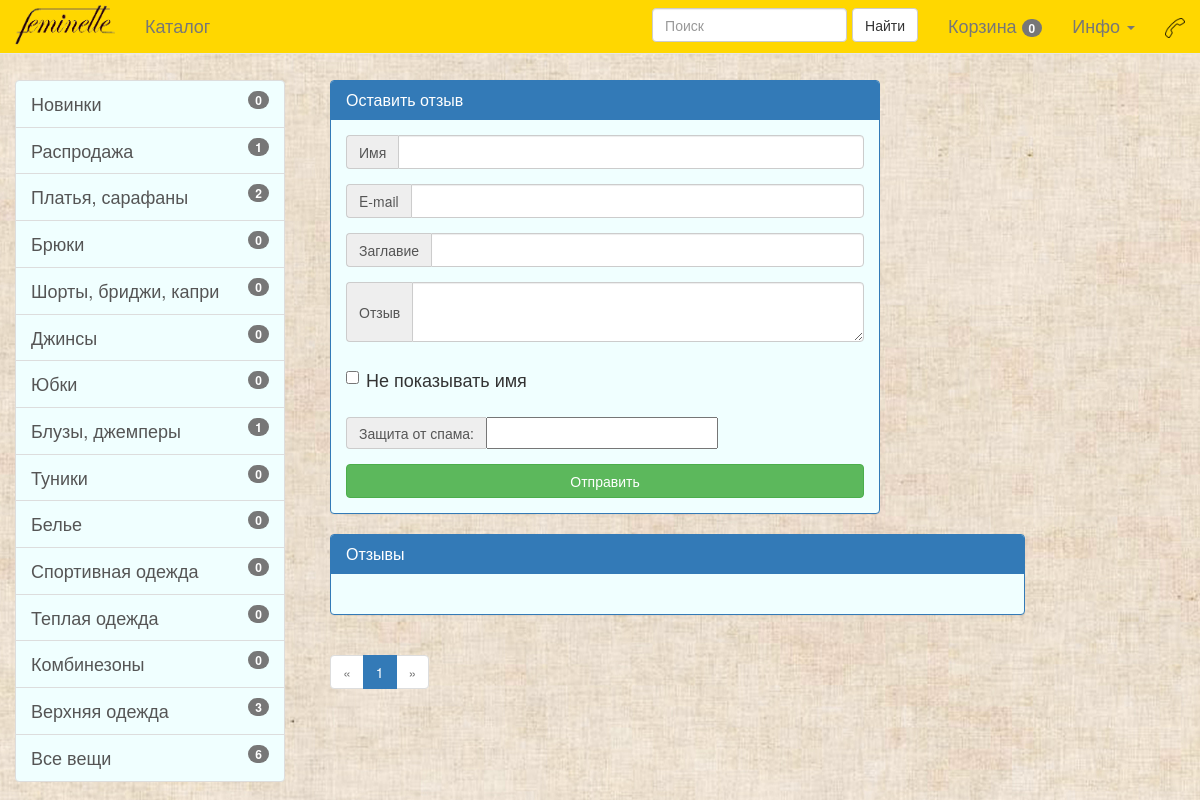
Page /reviews/1 on the earlier database version.
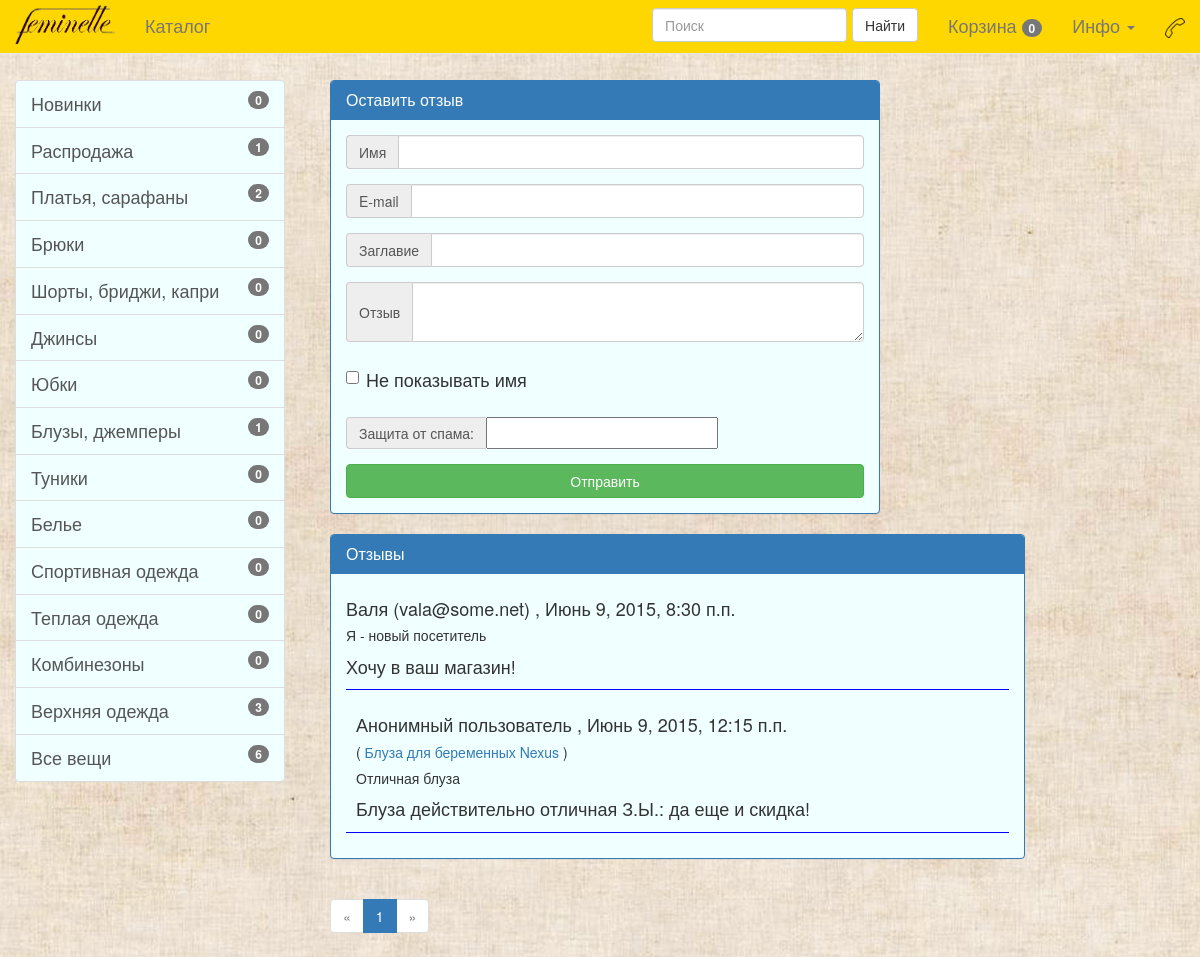
Same page on the later database version.
### info/models.py (models this page shows, shortened)
class Review(models.Model):
    title = models.CharField(max_length=255, null=True, blank=True)
    text = models.TextField(null=True, blank=True)
    name = models.CharField(max_length=50, null=True, blank=True)
    email = models.EmailField()
    date = models.DateTimeField(auto_now=False, auto_now_add=True)
    author_hided = models.BooleanField(default=False)
    accepted = models.BooleanField(default=False)
    product = models.ForeignKey(Product, related_name='related_product', null=True, blank=True)

### main/models.py (models this page shows, shortened)
class Product(models.Model):
    article = models.CharField(max_length=25, null=True, blank=True, default='AA0011')
    code = models.IntegerField(null=True, blank=True)
    position = models.IntegerField(null=True, blank=True, default=1)
    name = models.CharField(max_length=225)
    product_class = models.ManyToManyField(Product_class, related_name='product_class+', null=True, blank=True)
    manufacturer = models.CharField(max_length=100, default='TM \"Feminelle\"')
    season = models.CharField(max_length=25, null=True, blank=True)
    product_color = models.ManyToManyField(Product_color, related_name='product_color', null=True, blank=True)
    product_size = models.ManyToManyField(Product_size, related_name='product_size', null=True, blank=True)
    image = models.FileField(upload_to='product_title_pictures', null=True, blank=True)
    structure = models.CharField(max_length=255, null=True, blank=True)
    description = models.TextField(null=True, blank=True)
    promotion = models.CharField(max_length=225, null=True, blank=True)
    promotioin_modifier = models.DecimalField(max_digits=10, decimal_places=2, default=0)
    reserve = models.IntegerField(default=0)
    price = models.DecimalField(max_digits=10, decimal_places=2, default=0)
    popularity = models.IntegerField(default=0)
    note = models.TextField(null=True, blank=True)
    timestamp = models.DateTimeField(auto_now=False, auto_now_add=True)
    modtime = models.DateTimeField(auto_now=True, auto_now_add=False)
    accepted = models.BooleanField(default=True)
    def __unicode__(self):
        if False: #self.product_class:
            product_class=','.join(set(obj.name for obj in self.product_class.all()) )
            return '%s: %s' % (product_class, self.name)
        else:
            return '%s' % (self.name)

### info/views.py (the view)
# urls.py: url(r'^reviews/(?P<page>\d+)$', info.views.reviews, name='reviews'),
def reviews(request, page):
    if handle_basket_query(request):
        return HttpResponseRedirect(request.META['HTTP_REFERER'])
    if request.method == 'POST' and request.POST.get('form_name') == 'review':
        form = ReviewForm(request.POST)
        if form.is_valid():
            Review.objects.create(
                title = form.cleaned_data['title'],
                text = form.cleaned_data['text'],
                name = form.cleaned_data['name'],
                email = form.cleaned_data['email'],
                author_hided = form.cleaned_data['author_hided']
            )
            messages.success(request, MESSAGES['review_accepted'])
            return HttpResponseRedirect(request.META['HTTP_REFERER'])
    else:
        form = ReviewForm(initial=dict((k, '') for k in ReviewForm().fields.keys()))
    paginator = Paginator(sorted(Review.objects.filter(accepted = True), key=lambda r: r.date, reverse=True), REVIEWS_FOR_PAGE)
    pages_range = tuple(n + 1 for n in range(paginator.num_pages))
    try:
        if not (int(page) in pages_range):
            raise Http404
    except:
        raise Http404
    reviews_list = tuple({'review': item, 'product': Product.objects.get(id=item.product_id) if item.product_id else None}
        for item in paginator.page(int(page)).object_list)
    context = { 'page_name': 'reviews',
                'object_list': reviews_list,
                'page_number': int(page),
                'page_surround': {'previous': int(page)-1,
                                  'next': 'none' if int(page) == paginator.num_pages else int(page)+1},
                'pages_range': pages_range,
                'form': form,
                'basket_products': get_basket_products(request),
                'badges_info': get_badges_info(request) }
    template = 'reviews.html'
    return render(request, template, context)

### info/forms.py
class ReviewForm(forms.ModelForm):
    captcha = CaptchaField()
    class Meta:
        model = Review
        fields = ["name", "email", "title", "text", "author_hided",]

### main/views.py (called while the page is built, shortened)
def get_basket_products(request):
    object_list = []
    cycle = 0
    return object_list

def handle_basket_query(request):
    return False

### info/templates/reviews.html (shortened to what the changed rows need)
{% extends "base.html" %}
{% load staticfiles %}
{% block content %}
    <div class="col-md-8">
        <div class="panel panel-primary">
            <div class="panel-heading">
                <h1 class="panel-title">Оставить отзыв</h1>
            </div>
        </div>
    </div>
    <div class="col-md-10">
        <div class="panel panel-primary">
            <div class="panel-heading">
                <h1 class="panel-title">Отзывы</h1>
            </div>
            <div class="panel-body">
                <ul class="media-list">
                    {% for record in object_list %}
                    <li class="media" style="border: solid; border-width: 0 0 1px 0; border-color: blue">
                        {% if record.product %}
                        <div class="media-left">
                        </div>
                        {% endif %}
                        <div class="media-body">
                            <h4>
                                {% if record.review.author_hided %}
                                    Анонимный пользователь
                                {% else %}
                                    {{ record.review.name }} ({{ record.review.email }})
                                {% endif %}
                                    , {{ record.review.date }}
                                {% if record.product %}
                                <h5>
                                    (<a id="product_ref_{{ record.product.id }}" href="{% url 'product' pk=record.product.id %}">
                                        {{ record.product }}
                                    </a>)
                                </h5>
                                {% endif %}
                            </h4>
                            <h5>{{ record.review.title }}</h5>
                            <p>{{ record.review.text }}</p>
                        </div>
                    </li>
                    {% endfor %}
                </ul>
            </div>
        </div>
    </div>
    <div class="col-md-10">
        {% include 'paginator.html' %}
    </div>
{% endblock content %}

Differences in the rows shown:
added Review: review.name "Валя", review.email "vala@some.net", review "Июнь 9, 2015, 8:30 п.п.", review "Я - новый посетитель", review.text "Хочу в ваш магазин!"
added Review: author_hided "Анонимный пользователь", review "Июнь 9, 2015, 12:15 п.п.", product "Блуза для беременных Nexus", review "Отличная блуза", review.text "Блуза действительно отличная З.Ы.: да еще и скидка!"
